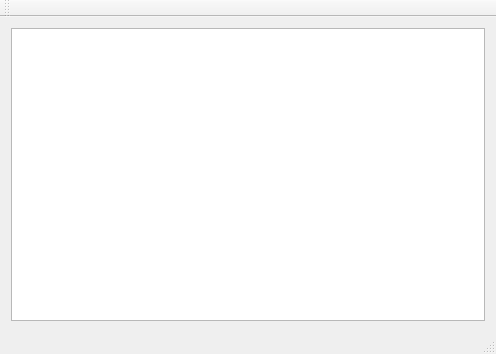
<?xml version="1.0" encoding="UTF-8"?>
<ui version="4.0">
 <class>MainWindow</class>
 <widget class="QMainWindow" name="MainWindow">
  <property name="geometry">
   <rect>
    <x>0</x>
    <y>0</y>
    <width>496</width>
    <height>354</height>
   </rect>
  </property>
  <property name="windowTitle">
   <string>MainWindow</string>
  </property>
  <widget class="QWidget" name="centralWidget">
   <layout class="QGridLayout" name="gridLayout">
    <item row="0" column="0" colspan="2">
     <widget class="QPlainTextEdit" name="plainTextEdit"/>
    </item>
   </layout>
  </widget>
  <widget class="QMenuBar" name="menuBar">
   <property name="geometry">
    <rect>
     <x>0</x>
     <y>0</y>
     <width>496</width>
     <height>22</height>
    </rect>
   </property>
  </widget>
  <widget class="QToolBar" name="mainToolBar">
   <attribute name="toolBarArea">
    <enum>TopToolBarArea</enum>
   </attribute>
   <attribute name="toolBarBreak">
    <bool>false</bool>
   </attribute>
  </widget>
  <widget class="QStatusBar" name="statusBar"/>
 </widget>
 <layoutdefault spacing="6" margin="11"/>
 <resources/>
 <connections/>
</ui>
